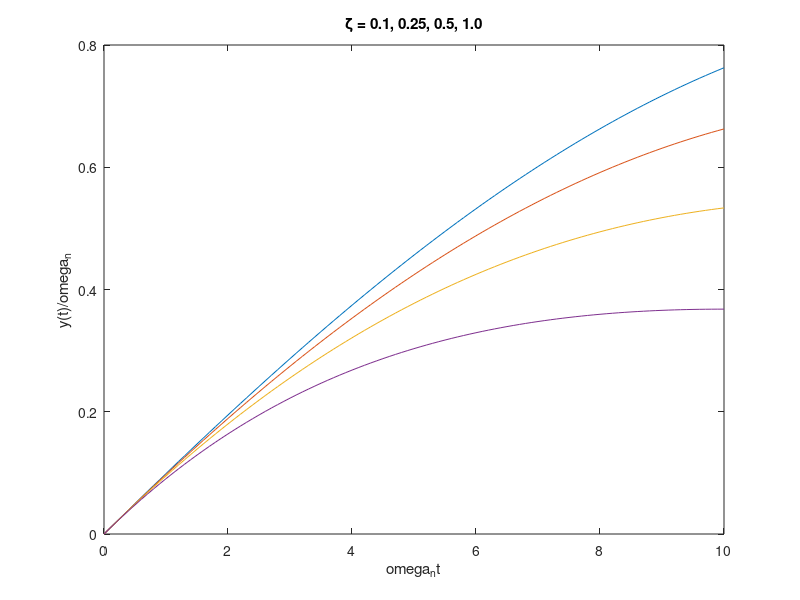

The MATLAB source for this figure:
t = [0:0.1:10]; num = [1]; 
zeta1 = 0.1; den1 = [1 2*zeta1 1]; sys1 = tf(num, den1);
zeta2 = 0.25; den2 = [1 2*zeta2 1]; sys2 = tf(num, den2);
zeta3 = 0.5; den3 = [1 2*zeta3 1]; sys3 = tf(num, den3);
zeta4 = 1.0; den4 = [1 2*zeta4 1]; sys4 = tf(num, den4);

[y1, T1] = impulse(sys1, 1);
[y2, T2] = impulse(sys2, 1);
[y3, T3] = impulse(sys3, 1);
[y4, T4] = impulse(sys4, 1);

plot(t, y1, t, y2, t, y3, t, y4)
xlabel('omega_nt'), ylabel('y(t)/omega_n')
title('\zeta = 0.1, 0.25, 0.5, 1.0')